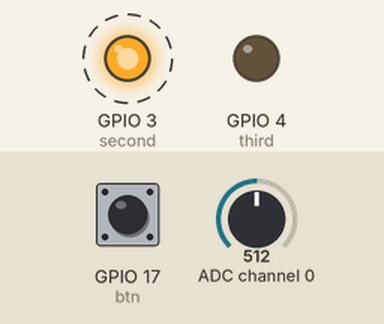
The program below on a simulated Raspberry Pi (BCM pin numbers). Parts: output pins drawn as LEDs (lit = HIGH). Dashed ring = blinking. Inputs (shaded band) come from the test bench; at power-on: ADC channel 0 = 512, GPIO 17 (btn) HIGH (analog values on the 0–1023 scale). Pins used as bus, display or sensor lines are not drawn.

Above: at 1.25 s.
1.3 s: ADC channel 0 set to 670
4.3 s: ADC channel 0 set to 693
At 4.45 s:
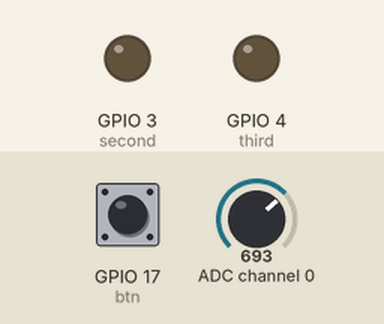
7.3 s: GPIO 17 (btn) pulled LOW for 0.3 s
At 9.2 s:
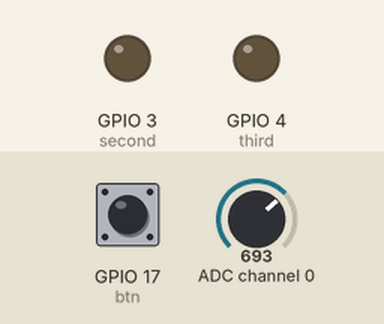
10.3 s: GPIO 17 (btn) pulled LOW for 1 s
Timing chart, 0 to 14.3 s (numbered marks = the images above; inputs shaded):
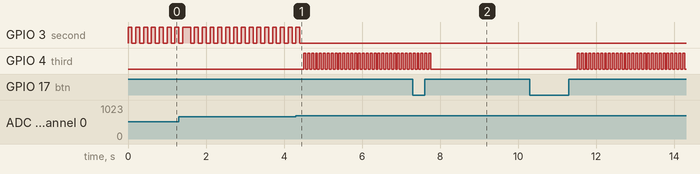

Measured:
- the behaviour switches between 682 and 683 on ADC channel 0 (found by bisection; images 0 and 1)
- after the input at 4.3 s, GPIO 3 (second): goes on until 4.4 s, then stays LOW; GPIO 4 (third): alternates HIGH for 0.05 s and LOW for 0.05 s, starting after 0.21 s
- after the input at 7.3 s, GPIO 4 (third): goes on until 7.8 s, then stays LOW
- after the input at 10.3 s, GPIO 4 (third): alternates HIGH for 0.05 s and LOW for 0.05 s, starting after 1.2 s

The program:

pot_LED_using_gpiozero_110hz.py
```python
import time
import RPi.GPIO as GPIO
from gpiozero import LED, Button

GPIO.setmode(GPIO.BCM)

# read SPI data from MCP3008 chip, 8 possible adc's (0 thru 7)
def readadc(adcnum, clockpin, mosipin, misopin, cspin):
    if ((adcnum > 7) or (adcnum < 0)):
        return -1

    GPIO.output(cspin, True)
    GPIO.output(clockpin, False)  # start clock low
    GPIO.output(cspin, False)     # bring CS low

    commandout = adcnum
    commandout |= 0x18  # start bit + single-ended bit
    commandout <<= 3    # we only need to send 5 bits here
    for i in range(5):
        if (commandout & 0x80):
            GPIO.output(mosipin, True)
        else:
            GPIO.output(mosipin, False)

        commandout <<= 1
        GPIO.output(clockpin, True)
        GPIO.output(clockpin, False)

    adcout = 0
    # read in one empty bit, one null bit and 10 ADC bits
    for i in range(12):
        GPIO.output(clockpin, True)
        GPIO.output(clockpin, False)
        adcout <<= 1
        if (GPIO.input(misopin)):
            adcout |= 0x1

    GPIO.output(cspin, True)

    adcout >>= 1       # first bit is 'null' so drop it
    return adcout


def action():
    global first, third, old_trim_pot, button_press_counter, secret_number, mode

    button_press_counter += 1
    if button_press_counter % secret_number == 0:
        mode = "110HZ"
    else:
        mode = "NORMAL"

    temp = first
    first = third
    third = temp

    old_trim_pot = -728


# change these as desired - they're the pins connected from the
# SPI port on the ADC to the Cobbler
SPICLK = 18     # CLK
SPIMISO = 23    # DOUT
SPIMOSI = 24    # DIN
SPICS = 25      # CS

# set up the SPI interface pins
GPIO.setup(SPIMOSI, GPIO.OUT)
GPIO.setup(SPIMISO, GPIO.IN)
GPIO.setup(SPICLK, GPIO.OUT)
GPIO.setup(SPICS, GPIO.OUT)

# 10k trim pot connected to adc #0
potentiometer_adc = 0

# set up the LED pins
first = LED(2)      # First LED
second = LED(3)     # Second LED
third = LED(4)      # Third LED
btn = Button(17)    # button
btn.when_released = action

# Button press counter & Mode
button_press_counter = 0
secret_number = 8
mode = "NORMAL"
already_110HZ = False

old_trim_pot = -728
while True:
    if mode == "110HZ" and not already_110HZ:
        first.blink(.5/110, .5/110)
        second.blink(.5/110, .5/110)
        third.blink(.5/110, .5/110)
        already_110HZ = True
    elif mode == "NORMAL":
        #reset status
        already_110HZ = False

        # read the analog pin
        trim_pot = readadc(potentiometer_adc, SPICLK, SPIMOSI, SPIMISO, SPICS)
        # print(trim_pot, old_trim_pot)

        if abs(trim_pot - old_trim_pot) > 5:
            if trim_pot < 1024/3:   # First LED on
                first.blink(.25, .25)
                second.off()
                third.off()
            elif trim_pot > 1024/3*2:   # Third LED on
                first.off()
                second.off()
                third.blink(.05, .05)
            else:   # Second LED on
                first.off()
                second.blink(.1, .1)
                third.off()

            old_trim_pot = trim_pot

    time.sleep(.25)
```
